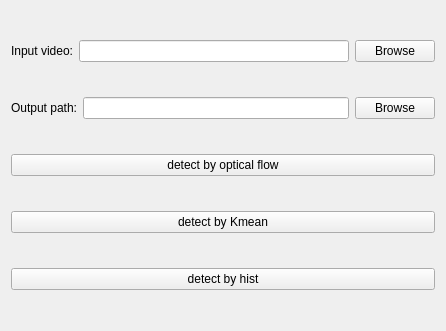
<?xml version="1.0" encoding="UTF-8"?>
<ui version="4.0">
 <class>MainWindow</class>
 <widget class="QMainWindow" name="MainWindow">
  <property name="geometry">
   <rect>
    <x>0</x>
    <y>0</y>
    <width>446</width>
    <height>331</height>
   </rect>
  </property>
  <property name="windowTitle">
   <string>Video processing</string>
  </property>
  <widget class="QWidget" name="centralWidget">
   <layout class="QVBoxLayout" name="verticalLayout">
    <item>
     <layout class="QHBoxLayout" name="topHorizontalLayout">
      <item>
       <widget class="QLabel" name="inputLabel">
        <property name="text">
         <string>Input video:</string>
        </property>
       </widget>
      </item>
      <item>
       <widget class="QLineEdit" name="inputLineEdit"/>
      </item>
      <item>
       <widget class="QPushButton" name="inputPushButton">
        <property name="text">
         <string>Browse</string>
        </property>
       </widget>
      </item>
     </layout>
    </item>
    <item>
     <layout class="QHBoxLayout" name="bottomHorizontalLayout">
      <item>
       <widget class="QLabel" name="outputLabel">
        <property name="text">
         <string>Output path:</string>
        </property>
       </widget>
      </item>
      <item>
       <widget class="QLineEdit" name="outputLineEdit"/>
      </item>
      <item>
       <widget class="QPushButton" name="outputPushButton">
        <property name="text">
         <string>Browse</string>
        </property>
       </widget>
      </item>
     </layout>
    </item>
    <item>
     <layout class="QVBoxLayout" name="verticalLayout_4">
      <item>
       <widget class="QPushButton" name="pushButton">
        <property name="text">
         <string>detect by optical flow</string>
        </property>
       </widget>
      </item>
     </layout>
    </item>
    <item>
     <layout class="QVBoxLayout" name="verticalLayout_5">
      <item>
       <widget class="QPushButton" name="pushButton_2">
        <property name="text">
         <string>detect by Kmean</string>
        </property>
       </widget>
      </item>
     </layout>
    </item>
    <item>
     <layout class="QVBoxLayout" name="verticalLayout_2">
      <item>
       <widget class="QPushButton" name="histbutton">
        <property name="text">
         <string>detect by hist</string>
        </property>
       </widget>
      </item>
     </layout>
    </item>
   </layout>
  </widget>
 </widget>
 <layoutdefault spacing="6" margin="11"/>
 <resources/>
 <connections>
  <connection>
   <sender>histbutton</sender>
   <signal>clicked()</signal>
   <receiver>MainWindow</receiver>
   <slot>on_histButton_pressed()</slot>
   <hints>
    <hint type="sourcelabel">
     <x>146</x>
     <y>264</y>
    </hint>
    <hint type="destinationlabel">
     <x>723</x>
     <y>256</y>
    </hint>
   </hints>
  </connection>
  <connection>
   <sender>pushButton</sender>
   <signal>clicked()</signal>
   <receiver>MainWindow</receiver>
   <slot>on_secondButton_pressed()</slot>
   <hints>
    <hint type="sourcelabel">
     <x>276</x>
     <y>167</y>
    </hint>
    <hint type="destinationlabel">
     <x>709</x>
     <y>179</y>
    </hint>
   </hints>
  </connection>
  <connection>
   <sender>pushButton_2</sender>
   <signal>clicked()</signal>
   <receiver>MainWindow</receiver>
   <slot>on_KmeanButton_pressed()</slot>
   <hints>
    <hint type="sourcelabel">
     <x>223</x>
     <y>204</y>
    </hint>
    <hint type="destinationlabel">
     <x>758</x>
     <y>188</y>
    </hint>
   </hints>
  </connection>
 </connections>
 <slots>
  <slot>on_histButton_pressed()</slot>
  <slot>on_secondButton_pressed()</slot>
  <slot>on_KmeanButton_pressed()</slot>
 </slots>
</ui>
